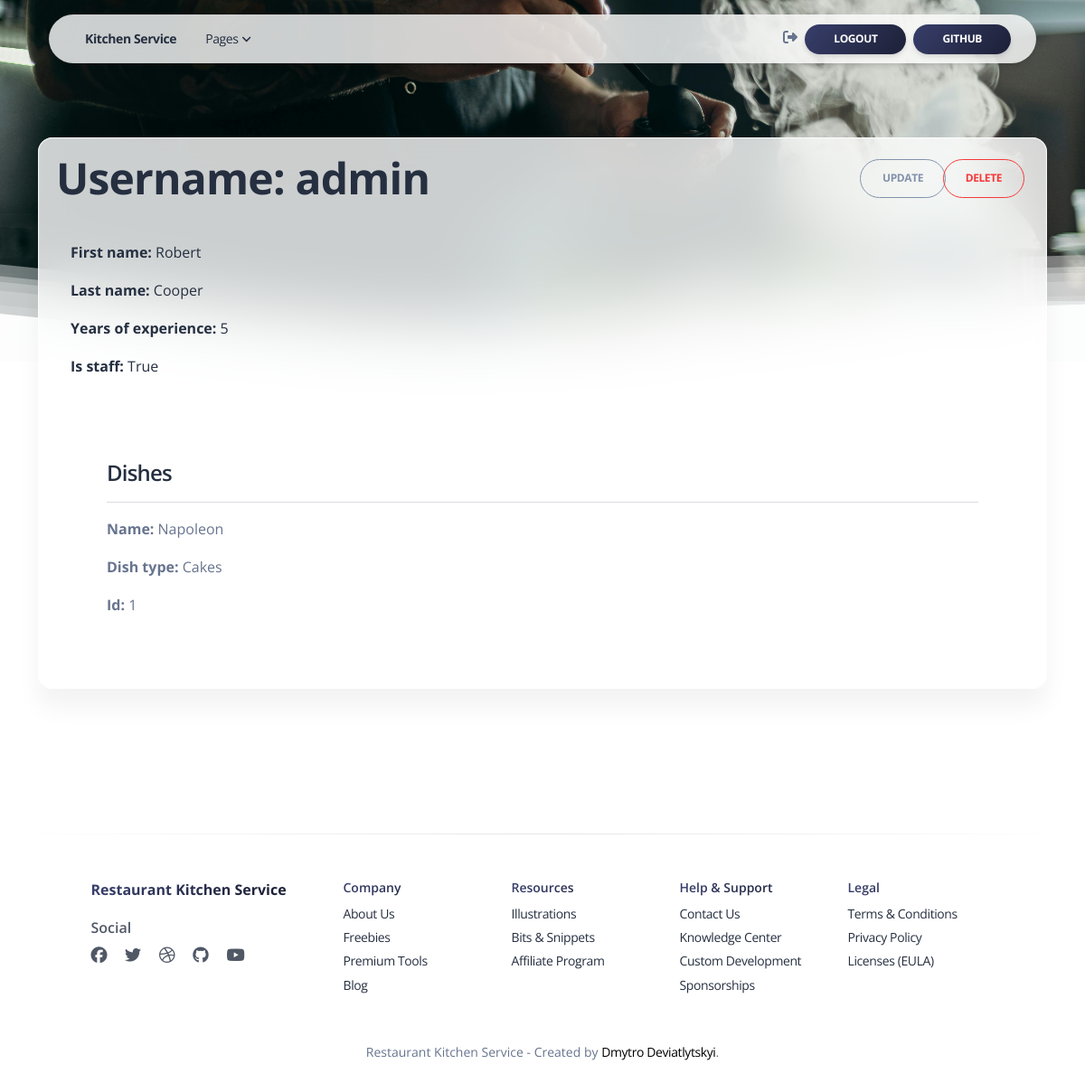
The app's page /cooks/1/ (signed in) with its own data.
### kitchen/models.py (models this page shows, shortened)
class Cook(AbstractUser):
    years_of_experience = models.IntegerField(default=0)
    class Meta:
        ordering = ("username", )

class Dish(models.Model):
    name = models.CharField(max_length=255)
    description = models.TextField()
    price = models.DecimalField(max_digits=10, decimal_places=2)
    type = models.ForeignKey(
        DishType,
        on_delete=models.CASCADE,
        related_name="dishes"
    )
    cooks = models.ManyToManyField(
        settings.AUTH_USER_MODEL,
        related_name="dishes"
    )
    ingredients = models.ManyToManyField(Ingredient, related_name="dishes")
    class Meta:
        ordering = ("name", )
        verbose_name_plural = "dishes"

class DishType(models.Model):
    name = models.CharField(max_length=255)
    class Meta:
        ordering = ("name", )

### kitchen/views.py (the view)
# urls.py: path("cooks/<int:pk>/", CookDetailView.as_view(), name="cook-detail"),
class CookDetailView(LoginRequiredMixin, generic.DetailView):
    model = Cook
    queryset = Cook.objects.prefetch_related("dishes__type")

### kitchen/context_processors.py (called while the page is built)
def cfg_assets_root(request):
    return {'ASSETS_ROOT': settings.ASSETS_ROOT}

### templates/kitchen/cook_detail.html (shortened to what this page needs)
{% extends "layouts/base-presentation.html" %}
{% load crispy_forms_filters %}
{% block navigation %}
  {% include "includes/navigation.html" %}
{% endblock %}
{% block content %}
  <header class="header-2">
    <div class="page-header section-height-50 relative"
         style="background-image: url('{{ ASSETS_ROOT }}/img/cook-list2.jpg')">
      <div class="position-absolute w-100 z-index-1 bottom-0">
      </div>
    </div>
  </header>
  <section class="pt-2 pb-5" id="count-stats">
    <div class="container">
      <div class="row">
        <div class="z-index-2 border-radius-xl mt-n12 mx-auto py-3 blur shadow-blur">
          <div class="row p-2">
            <div class="position-relative col-md-9">
              <div class="m-0 text-lighter mt-n2">
                <h1>
                  Username: {{ cook.username }}
                </h1>
              </div>
            </div>
            <div class="position-relative col-md-1 ms-6">
              <a href="{% url 'kitchen:cook-update' pk=cook.id %}"
                 class="btn btn-outline-secondary btn-round link-to-page mb-md-1">
                Update
              </a>
            </div>
            <div class="position-relative col-md-1">
              <a href="{% url 'kitchen:cook-delete' pk=cook.id %}"
                 class="btn btn-outline-warning btn-round link-to-page mb-md-1">
                Delete
              </a>
            </div>
          </div>
          <div class="row">
            <div class="position-relative">
              <div class="m-4 text-dark">
                <p><strong>First name:</strong> {{ cook.first_name }}</p>
                <p><strong>Last name:</strong> {{ cook.last_name }}</p>
                <p><strong>Years of experience:</strong> {{ cook.years_of_experience }}</p>
                <p><strong>Is staff:</strong> {{ cook.is_staff }}</p>
              </div>
            </div>
          </div>
          <div class="row">
            <div class="position-relative">
              <div class="m-6 text-lighter">
                <h4>Dishes</h4>
                {% for dish in cook.dishes.all %}
                  <hr>
                  <p><strong>Name:</strong> {{ dish.name }}</p>
                  <p><strong>Dish type:</strong> {{ dish.type.name }}</p>
                  <p class="text-muted"><strong>Id:</strong> {{ dish.id }}</p>
                {% empty %}
                  <p>No dishes!</p>
                {% endfor %}
              </div>
            </div>
          </div>
        </div>
      </div>
    </div>
  </section>
{% endblock %}

### records on screen
Cook: username "admin", first_name "Robert", last_name "Cooper", years_of_experience "5", is_staff "True"
Dish: name "Napoleon", type.name "Cakes", id "1"
